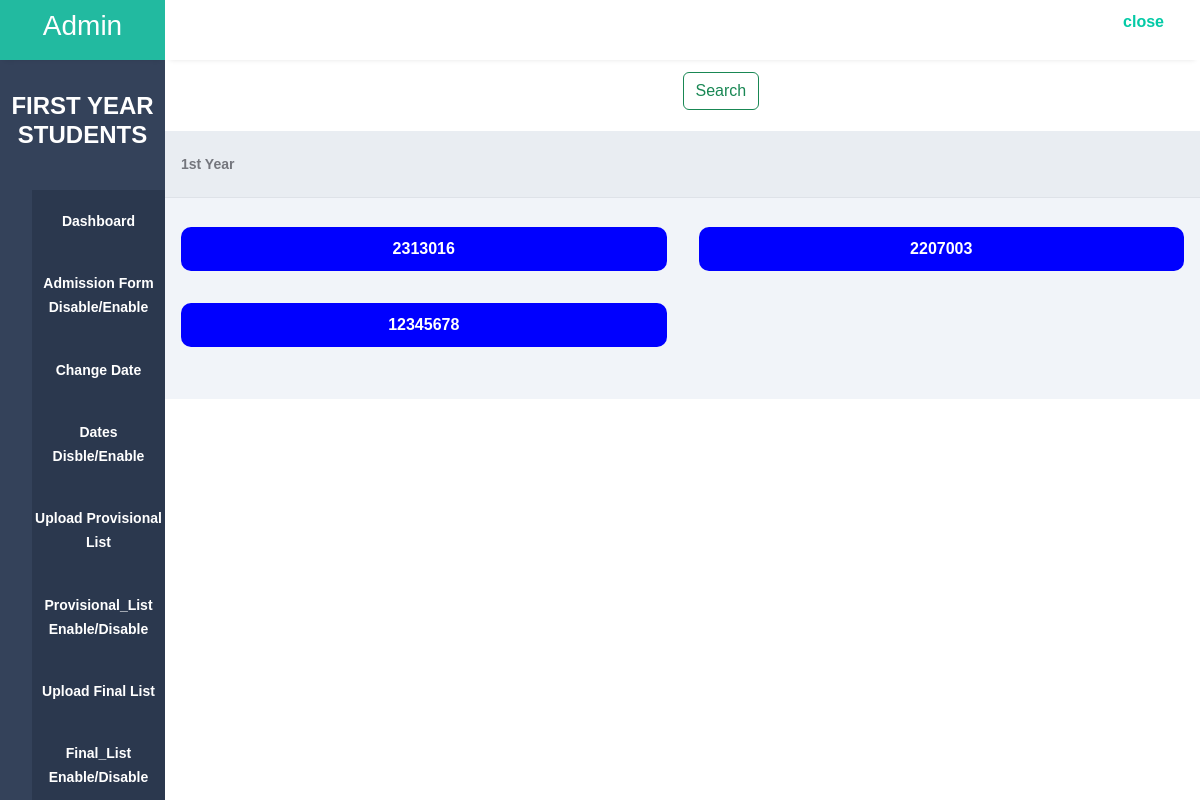
Screenshot of /1stYear_Report/newapplication/ with the database file from the repository.
### Hostel_Admission/models.py (models this page shows)
class HostelData1(models.Model):
    id = models.AutoField(primary_key=True)
    fno = models.CharField(max_length=255)
    name = models.CharField(max_length=100)
    DOB = models.DateField()
    cast = models.CharField(max_length=10)
    nationality = models.CharField(max_length=10)
    BGroup = models.CharField(max_length=4)
    phone1 = models.IntegerField()
    Address1 = models.CharField(max_length=50)
    Email = models.EmailField(max_length=30)
    Branch = models.CharField(max_length=40)
    mark1 = models.FloatField(default=0)
    outoff1 = models.FloatField(default=0)
    mark2 = models.FloatField(default=0)
    outoff2 = models.FloatField(default=0)
    percentage = models.FloatField()
    Father_name = models.CharField(max_length=100)
    phone2 = models.IntegerField()
    Address2 = models.CharField(max_length=50)
    occupation = models.CharField(max_length=50)
    Enroll = models.CharField(max_length=15)
    Year = models.CharField(max_length=7,default="First")
    SPhoto = models.FileField(upload_to='3signatures/student/',default='file.jpg')
    student_signature = models.FileField(upload_to='signatures/student/',default='file.jpg')
    father_signature = models.FileField(upload_to='signatures/father/',default='file.jpg')
    marksheet1 = models.FileField(upload_to='marksheet/', default='file.pdf')
    Domacile = models.FileField(upload_to='Domacile/', default='file.pdf')
    Allotment = models.FileField(upload_to='Allotment/', default='file.pdf')
    Addmission = models.FileField(upload_to='Addmission/', default='file.pdf')
    Registration  = models.FileField(upload_to='Registration/', default='file.pdf')
    ncl = models.FileField(upload_to='ncl/', default='NA')
    castecert = models.FileField(upload_to='3castecert/',default='NA')
    remark = models.CharField(max_length=200, default='NA')
    status = models.CharField(max_length=200,default='not_verified')
    payment_ss = models.FileField(upload_to='payment/', default='NA')
    trans_id = models.CharField(max_length=255,default=0)
    Backlog = models.CharField(max_length=3,default='NO')

### Hostel_Admission/views.py (the view)
# urls.py: path('1stYear_Report/newapplication/',views.newapplication,name="newapplication"),
def newapplication(request):
    data = HostelData1.objects.all()
    new = data.filter(status="not_verified")
    return render(request,"Admin_OP/reports/year1applications/newapplication.html",{'data':new})

### Hostel_Admission/templates/Admin_OP/reports/year1applications/newapplication.html (shortened to what this page needs)
<!DOCTYPE html>
<html lang="en">
<head>
    <link rel="stylesheet" href="https://cdn.jsdelivr.net/npm/bootstrap@5.3.1/dist/css/bootstrap.min.css">
    <link rel="stylesheet" href="https://cdn.jsdelivr.net/npm/bootstrap@5.3.1/dist/js/bootstrap.bundle.min.js">
    <link href="https://cdn.jsdelivr.net/npm/bootstrap@5.3.1/dist/css/bootstrap.min.css" rel="stylesheet">
    <link rel="stylesheet" href="https://maxst.icons8.com/vue-static/landings/line-awesome/line-awesome/1.3.0/css/line-awesome.min.css">
</head>
    <link href='https://unpkg.com/boxicons@2.1.4/css/boxicons.min.css' rel='stylesheet'>
<body>
    <div class="sidebar">
        <div class="side-header">
            <h3>A<span>dmin</span></h3>
        </div>
        <div class="side-content">
            <div class="profile">
                <h4 style="font-family: Arial, Helvetica, sans-serif;"><b>FIRST YEAR STUDENTS<b></h4>
            </div>
            <div class="side-menu">
                <ul>
                    <li>
                       <a href="../" class="active">
                            <small>Dashboard</small>
                        </a>
                    </li>
                    <li>
                        <a href="{% url 'close_form1' %}" class="active">
                             <small>Admission Form Disable/Enable</small>
                         </a>
                     </li>
                    <li>
                       <a href="{% url 'up_date1' %}" class="active">
                            <small>Change Date</small>
                        </a>
                    </li>
                    <li>
                        <a href="{% url 'cimp11' %}" class="active">
                             <small>Dates Disble/Enable</small>
                         </a>
                     </li>
                    <li>
                       <a href="{% url 'addplist1' %}" class="active">
                            <small>Upload Provisional List</small>
                        </a>
                    </li>
                    <li>
                        <a href="{% url 'cplist1' %}" class="active">
                             <small> Provisional_List Enable/Disable</small>
                         </a>
                     </li>
                    <li>
                       <a href="{% url 'addflist1' %}" class="active">
                            <small>Upload Final List</small>
                        </a>
                    </li>
                    <li>
                       <a href="{% url 'cflist1' %}" class="active">
                            <small>Final_List Enable/Disable</small>
                        </a>
                    </li>
                </ul>
            </div>
        </div>
    </div>
    <div class="main-content">
        <header>
            <div class="header-content">
                <div class="header-menu">
                    <div class="user">
                        <a href="{% url 'admin_log' %}">
                            <box-icon type='solid' name='home' class="home"></box-icon ></a>
                        <div><a href="{% url 'logout' %}"><span>close</span></a></div>
                    </div>
                </div>
            </div>
        </header>
        <main>
            <a href="{% url 'search1' %}"><button style="margin-left: 50%;" class="btn btn-outline-success" type="submit">Search</button></a>
            <div class="page-header">
                <small>1st Year</small>
            </div>
            <div class="page-content">
                <div class="analytics">
                    {% for form in data %}
                    <a href="{% url 'form_preview2' form.fno %}">{{ form.Enroll }}</a>
                    {% endfor %}
                </div>
            </div>
        </main>
    </div>
</body>
</html>

### Hostel_Admission/templates/Admin_OP/reports/year1applications/newapplication.html (style rules this page uses)
a { text-decoration: none; color: #04caa6; }
:root { --main-color: #22BAA0; --color-dark: #34425A; --text-grey: #B0B0B0; }
* { margin: 0; padding: 0; text-decoration: none; list-style-type: none; box-sizing: border-box; font-family: 'Merriweather', sans-serif; }
.sidebar { position: fixed; height: 100%; width: 165px; left: 0; bottom: 0; top: 0; z-index: 100; background: var(--color-dark); transition: left 300ms; }
.side-header { box-shadow: 0px 5px 5px -5px rgb(0 0 0 /10%); background: var(--main-color); height: 60px; display: flex; justify-content: center; align-items: center; }
.side-header h3, side-head span { color: #fff; font-weight: 400; }
.side-content { height: calc(100vh - 60px); overflow: auto; }
.profile { text-align: center; padding: 2rem 0rem; }
.profile h4 { color: #fff; font-weight: 500; }
.side-menu ul { text-align: center; }
.side-menu a { display: block; padding: 1.2rem 0rem; }
.side-menu a.active { background: #2B384E; }
.side-menu a.active span, .side-menu a.active small { color: #fff; }
.side-menu a span, .side-menu a small { color: #899DC1; }
.main-content { margin-left: 165px; width: calc(100% - 165px); transition: margin-left 300ms; }
header { position: fixed; right: 0; top: 0; left: 165px; z-index: 100; height: 60px; box-shadow: 0px 5px 5px -5px rgb(0 0 0 /10%); background: #fff; transition: left 300ms; }
.header-content, .header-menu { display: flex; align-items: center; }
.header-content { justify-content: space-between; padding: 0rem 1rem; }
.header-menu { width:100%; }
.user { width: 100%; display: flex; justify-content: flex-end; gap: 30px; margin-top: 10px; padding-right:20px; }
main { margin-top: 60px; }
.page-header { padding: 1.3rem 1rem; background: #E9edf2; border-bottom: 1px solid #dee2e8; }
.page-header h1, .page-header small { color: #74767d; }
.page-content { padding: 1.3rem 1rem; background: #f1f4f9; }
.analytics { display: grid; grid-template-columns: repeat(4, 1fr); grid-gap: 2rem; margin-top: .5rem; margin-bottom: 2rem; }
@media only screen and (max-width: 1200px) { .analytics { grid-template-columns: repeat(2, 1fr); } }
.analytics a { padding:10px; background-color:blue; color:white; border-radius:10px; text-align:center; }

### rows the page displays
HostelData1: Enroll "2313016"
HostelData1: Enroll "2207003"
HostelData1: Enroll "12345678"
